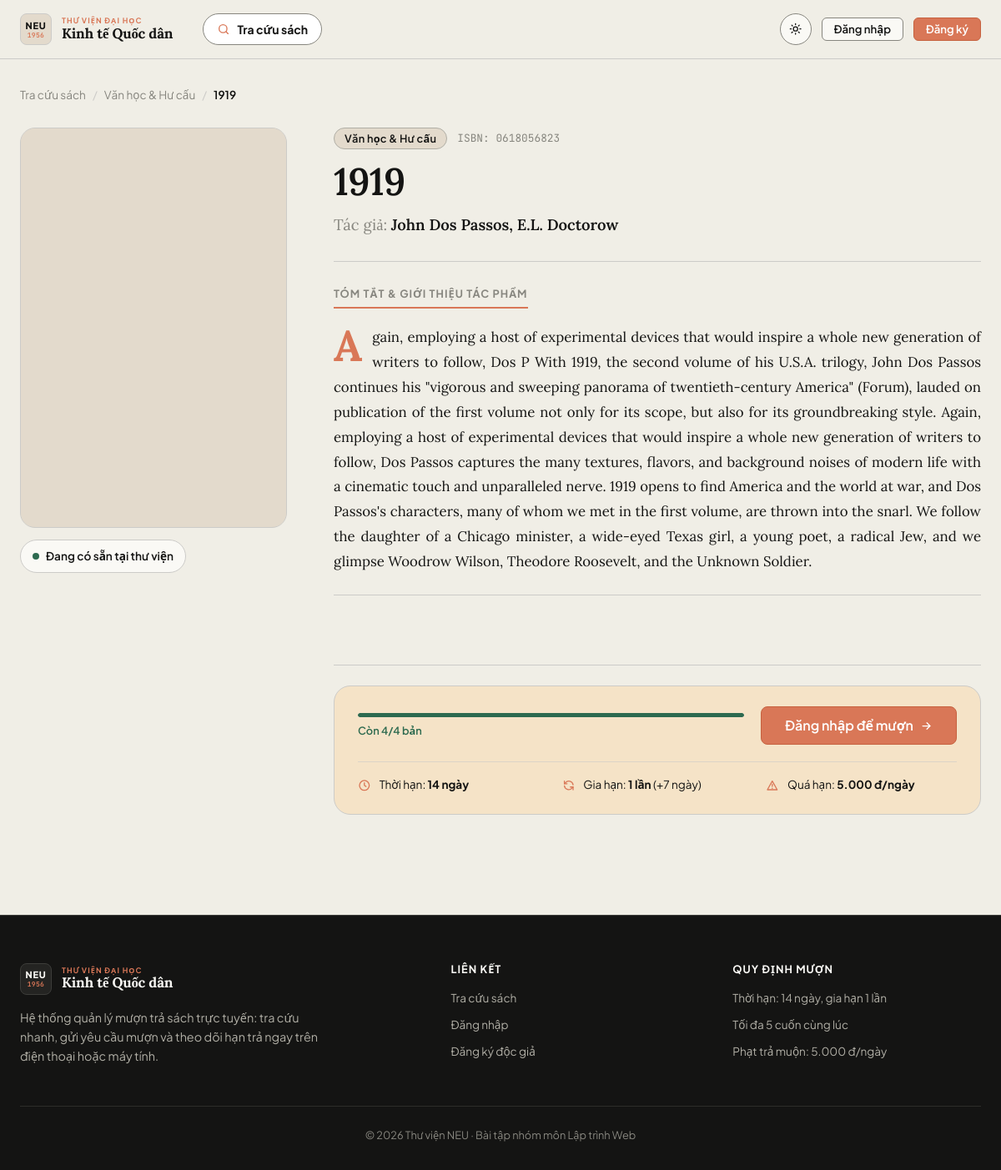
The app's page /books/436 with its own data.
### app/models.py (models this page shows, shortened)
class Category(db.Model):
    id = db.Column(db.Integer, primary_key=True)
    name = db.Column(db.String(80), unique=True, nullable=False)
    books = db.relationship("Book", back_populates="category")

class Book(db.Model):
    id = db.Column(db.Integer, primary_key=True)
    title = db.Column(db.String(200), nullable=False, index=True)
    author = db.Column(db.String(120), nullable=False)
    isbn = db.Column(db.String(20))
    publisher = db.Column(db.String(120))
    year = db.Column(db.Integer)
    description = db.Column(db.Text)
    cover_url = db.Column(db.String(500))          # URL ảnh bìa
    location = db.Column(db.String(20))            # Vị trí kệ, vd: "Tủ 03 - Ngăn 07"
    total_copies = db.Column(db.Integer, nullable=False, default=1)
    available_copies = db.Column(db.Integer, nullable=False, default=1)
    category_id = db.Column(db.Integer, db.ForeignKey("category.id"))
    category = db.relationship("Category", back_populates="books")
    loans = db.relationship("Loan", back_populates="book")

### app/blueprints/main.py (the view)
@bp.route("/books/<int:book_id>")
def book_detail(book_id):
    book = Book.query.get_or_404(book_id)
    return render_template("book_detail.html", book=book)

### app/templates/book_detail.html (shortened to what this page needs)
{% extends "base.html" %}
{% from "macros.html" import csrf, icon, cover, meter %}
{% block content %}
<nav class="crumbs" aria-label="Breadcrumb">
  <a href="{{ url_for('main.index') }}">Tra cứu sách</a>
  <span class="crumb-sep">/</span>
  {% if book.category %}
  <a href="{{ url_for('main.index', category=book.category_id) }}">{{ book.category.name }}</a>
  <span class="crumb-sep">/</span>
  {% endif %}
  <span class="crumb-current">{{ book.title }}</span>
</nav>
<article class="detail-editorial">
  <div class="detail-header-grid">
    <div class="detail-cover-col">
      <div class="detail-cover-frame" data-reveal="zoom">
        <div data-tilt="6">{{ cover(book, 'detail-cover') }}</div>
      </div>
      <div class="detail-availability-badge {{ 'in-stock' if book.available_copies > 0 else 'out-of-stock' }}">
        <span class="status-indicator"></span>
        {% if book.available_copies > 0 %}
          Đang có sẵn tại thư viện
        {% else %}
          Tạm thời hết bản in
        {% endif %}
      </div>
    </div>
    <div class="detail-info-col" data-reveal>
      <div class="detail-meta-header">
        <span class="badge badge-category">{{ book.category.name if book.category else 'Chưa phân loại' }}</span>
        {% if book.isbn %}<span class="isbn-tag">ISBN: {{ book.isbn }}</span>{% endif %}
      </div>
      <h1 class="detail-title">{{ book.title }}</h1>
      <div class="detail-author">Tác giả: <span>{{ book.author }}</span></div>
      {% if book.description %}
      <div class="detail-description-block">
        <div class="detail-desc-divider">
          <span class="divider-label">Tóm tắt &amp; Giới thiệu tác phẩm</span>
        </div>
        <div class="editorial-article">
          <div class="editorial-body">
            {% for para in book.description.split('\n') if para.strip() %}
              <p>{{ para.strip() }}</p>
            {% endfor %}
          </div>
        </div>
      </div>
      {% endif %}
      <div class="meta-spec-grid" data-stagger>
      </div>
      <div class="borrow-panel">
        <div class="borrow-panel-top">
          <div class="borrow-meter-wrap">{{ meter(book) }}</div>
          <div class="borrow-actions">
            {% if not current_user.is_authenticated %}
              <a class="btn btn-primary btn-lg" href="{{ url_for('auth.login', next=request.path) }}">
                Đăng nhập để mượn {{ icon('arrow') }}
              </a>
            {% elif current_user.is_admin %}
              <a class="btn btn-ghost btn-lg" href="{{ url_for('admin.book_edit', book_id=book.id) }}">
                {{ icon('edit') }} Chỉnh sửa sách
              </a>
            {% else %}
              <form method="post" action="{{ url_for('main.borrow', book_id=book.id) }}">{{ csrf() }}
                <button class="btn btn-primary btn-lg" {{ 'disabled' if book.available_copies < 1 }}>
                  {{ icon('book') }} Gửi yêu cầu mượn
                </button>
              </form>
            {% endif %}
          </div>
        </div>
        <div class="policy-strip">
          <div class="policy-item">
            {{ icon('clock') }}
            <span>Thời hạn: <b>{{ config.LOAN_DAYS }} ngày</b></span>
          </div>
          <div class="policy-item">
            {{ icon('refresh') }}
            <span>Gia hạn: <b>{{ config.MAX_RENEWALS }} lần</b> (+{{ config.RENEW_DAYS }} ngày)</span>
          </div>
          <div class="policy-item">
            {{ icon('alert') }}
            <span>Quá hạn: <b>{{ '{:,}'.format(config.FINE_PER_DAY).replace(',', '.') }} đ/ngày</b></span>
          </div>
        </div>
      </div>
    </div>
  </div>
</article>
{% endblock %}

### app/templates/macros.html (shortened to what this page needs)
{% macro icon(name) %}<svg class="icon" viewBox="0 0 24 24" aria-hidden="true">{{ _icons[name]|safe }}</svg>{% endmacro %}
{% macro cover(book, cls='') %}
{% if book.cover_url %}
<div class="cover cover-img {{ cls }}">
</div>
{% else %}
<div class="cover c{{ (book.category_id or 0) % 6 }} {{ cls }}"><div class="cover-in">
  <span class="cover-cat">{{ book.category.name if book.category else 'Sách' }}</span>
  <span class="cover-title">{{ book.title }}</span>
  <span class="cover-author">{{ book.author }}</span>
</div></div>
{% endif %}
{% endmacro %}
{% macro meter(book) %}
{% set total = book.total_copies or 0 %}
{% set pct = ((book.available_copies / total * 100)|round|int) if total else 0 %}
<div class="meter {{ 'low' if book.available_copies == 1 }} {{ 'out' if book.available_copies < 1 }}">
  <div class="meter-bar"><i style="width: {{ pct }}%"></i></div>
  <span class="meter-text">{% if book.available_copies > 0 %}Còn {{ book.available_copies }}/{{ total }} bản{% else %}Hết bản{% endif %}</span>
</div>
{% endmacro %}

### records on screen
Category: category.name "Văn học & Hư cấu", category "Văn học & Hư cấu"
Book: title "1919", isbn "0618056823", author "John Dos Passos, E.L. Doctorow", strip "Again, employing a host of experimental devices that would inspire a whole new generation of writers to follow, Dos P With 1919, the second volume of his U.S.A. trilogy, John Dos Passos continues his \"vigorous and sweeping panorama of twentieth-century America\" (Forum), lauded on publication of the first volume not only for its scope, but also for its groundbreaking style. Again, employing a host of experimental devices that would inspire a whole new generation of writers to follow, Dos Passos captures the many textures, flavors, and background noises of modern life with a cinematic touch and unparalleled nerve. 1919 opens to find America and the world at war, and Dos Passos's characters,…", available_copies "4"

### other values on screen
{{ total }} "4"
{{ config.LOAN_DAYS }} "14"
{{ config.MAX_RENEWALS }} "1"
{{ config.RENEW_DAYS }} "7"
{{ '{:,}'.format(config.FINE_PER_DAY).replace(',', '.') }} "5.000"
{{ config.MAX_ACTIVE_LOANS }} "5"
